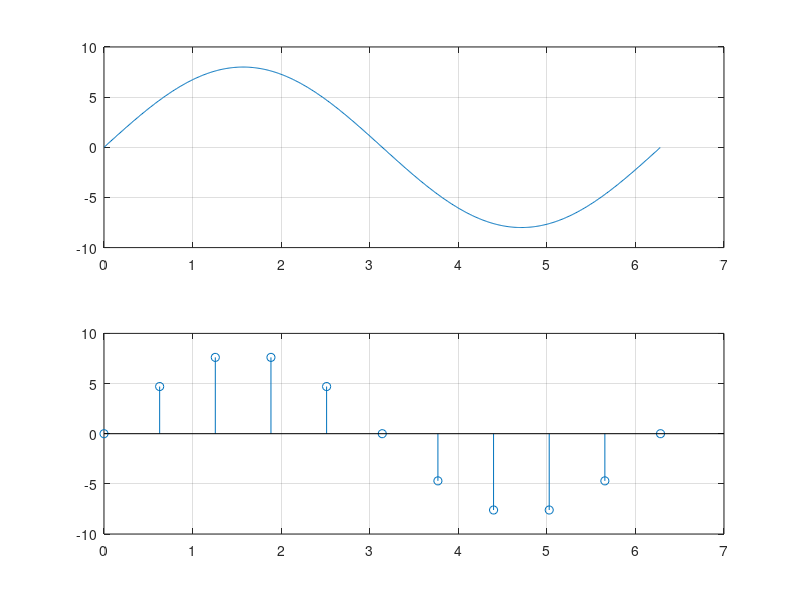

Source code (MATLAB):
clc
close all;
clear all;
n=input('Enter the number of bits ');
n1=input('Enter the number of samples ');
l=2^n;
x=0:0.01:2*pi;
y=8*sin(x);
subplot(2,1,1)
plot(x,y);
grid on
x=0:pi/n1:2*pi;
s=8*sin(x);
subplot(2,1,2);
stem(x,s);
grid on;
